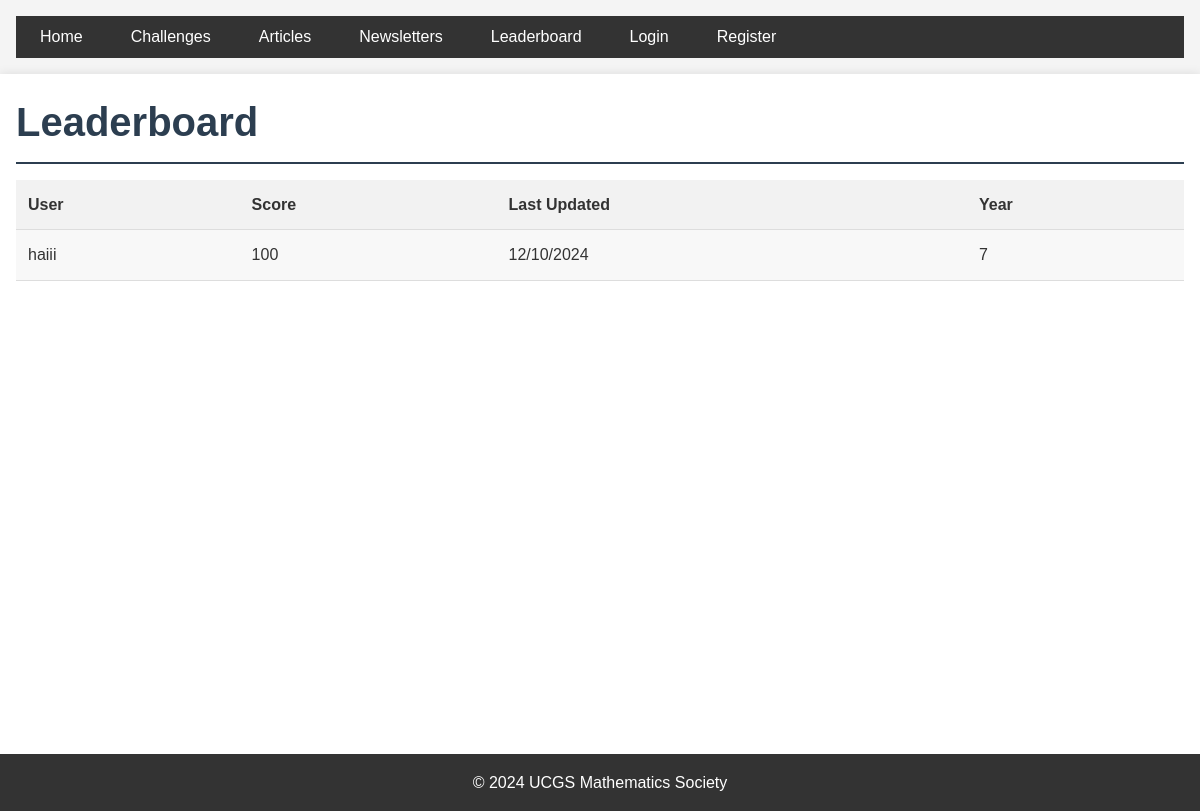
The app's page /leaderboard with its own data.
### app/models.py (models this page shows, shortened)
class LeaderboardEntry(db.Model):
    id = db.Column(db.Integer, primary_key=True)
    user_id = db.Column(db.Integer, db.ForeignKey('user.id'), nullable=False)
    score = db.Column(db.Integer, default=0)
    last_updated = db.Column(db.DateTime, nullable=False, default=datetime.utcnow)
    user = db.relationship('User', backref='leaderboard_entries')

class User(UserMixin, db.Model):
    id = db.Column(db.Integer, primary_key=True)
    username = db.Column(db.String(64), index=True, unique=True)
    year = db.Column(db.Integer)
    password_hash = db.Column(db.String(128))
    is_admin = db.Column(db.Boolean, default=False)
    articles = db.relationship('Article', backref='author', lazy='dynamic')

### app/main/routes.py (the view)
@bp.route('/leaderboard')
def leaderboard():
    entries = LeaderboardEntry.query.order_by(LeaderboardEntry.score.desc()).limit(10).all()
    return render_template('main/leaderboard.html', title='Leaderboard', entries=entries)

### app/templates/main/leaderboard.html
{% extends "base.html" %}
{% block content %}
<h1>Leaderboard</h1>
    <table>
        <tr>
            <th>User</th>
            <th>Score</th>
            <th>Last Updated</th>
            <th>Year</th>
        </tr>
        {% for entry in entries %}
        <tr>
            <td>{{ entry.user.username }}</td>
            <td>{{ entry.score }}</td>
            <td>{{ entry.last_updated.strftime('%d/%m/%Y') }}</td>
            <td>{{ entry.user.year }}</td>
        </tr>
        {% endfor %}
    </table>
{% endblock %}

### app/static/css/main.css (style rules this page uses)
* { margin: 0; padding: 0; box-sizing: border-box; }
body { font-family: Arial, sans-serif; line-height: 1.6; color: #333; background-color: #f4f4f4; }
h1, h2, h3 { margin-bottom: 1rem; color: #2c3e50; }
h1 { font-size: 2.5rem; border-bottom: 2px solid #2c3e50; padding-bottom: 0.5rem; }
table { width: 100%; border-collapse: collapse; margin-bottom: 1rem; }
th, td { padding: 0.75rem; text-align: left; border-bottom: 1px solid #ddd; }
th { background-color: #f2f2f2; font-weight: bold; }
tr:nth-child(even) { background-color: #f8f8f8; }

### records on screen
LeaderboardEntry: user.username "haiii", score "100", last_updated "12/10/2024", user.year "7"
